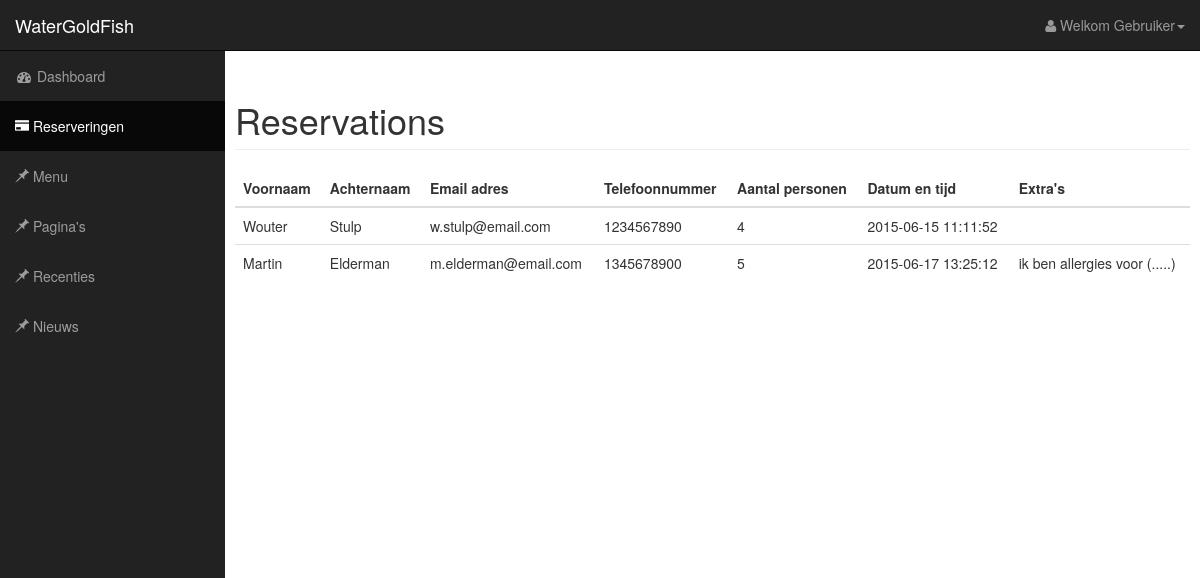
Page /reserveringen.php (signed in) on the committed database.
### tables this page shows
CREATE TABLE `reservations` (
`id` int(11) NOT NULL,
  `first_name` varchar(255) DEFAULT NULL,
  `last_name` varchar(255) DEFAULT NULL,
  `email` varchar(255) DEFAULT NULL,
  `phone_number` varchar(255) DEFAULT NULL,
  `number_of_persons` int(11) DEFAULT NULL,
  `datetime` datetime DEFAULT NULL,
  `extras` text
);

### libs/database.php (called while the page is built, shortened)
<?php
class DB {
	private static function connect(){
		$config = include('./config/database.php');
		$dns 	= $config['type'].':host='.$config['host'].';dbname='.$config['dbname'];
		return new PDO($dns, $config['user'], $config['password']);
	}
	public static function select($what, $from, $where = ''){
		$pdo = DB::connect();
		$query = "SELECT $what FROM $from";
		$return = $pdo->prepare($query);
		$return->execute();
		return $return->fetchAll();
	}
}

### reserveringen.php (the view, shortened to what this page needs)
<?php
    require_once 'libs/database.php';
?>
<!DOCTYPE html>
<html lang="en">
<head>
    <link href="css/bootstrap.min.css" rel="stylesheet">
    <link href="css/default.css" rel="stylesheet">
    <link href="fonts/font-awesome/css/font-awesome.min.css" rel="stylesheet" type="text/css">
</head>
<body>
<div id="wrapper">
    <?php
    $currentpage = "reserveringen";
    require_once 'assets/header.php';
    ?>
    <div id="page-wrapper">
        <div class="container-fluid">
            <div class="row">
                <form class="form-horizontal">
                    <fieldset>
                        <h1 class="page-header">Reservations</h1>
                        <table class="table table-hover">
                            <thead>
                            <tr>
                                <th>Voornaam</th>
                                <th>Achternaam</th>
                                <th>Email adres</th>
                                <th>Telefoonnummer</th>
                                <th>Aantal personen</th>
                                <th>Datum en tijd</th>
                                <th>Extra's</th>
                            </tr>
                            </thead>
                            <tbody>
                                <?php
                                    $reservations = json_decode(json_encode(DB::select('*', 'reservations')), false);
                                    foreach($reservations as $reservation) {
                                        echo '<tr>',
                                            '<td>', $reservation->first_name, '</td>',
                                            '<td>', $reservation->last_name, '</td>',
                                            '<td>', $reservation->email, '</td>',
                                            '<td>', $reservation->phone_number, '</td>',
                                            '<td>', $reservation->number_of_persons, '</td>',
                                            '<td>', $reservation->datetime, '</td>',
                                            '<td>', $reservation->extras, '</td>',
                                            '</tr>';
                                    }
                                ?>
                            </tbody>
                        </table>
                    </fieldset>
                </form>
            </div>
        </div>
    </div>
</div>
</body>
</html>

### assets/header.php (shortened to what this page needs)
<!DOCTYPE html>
<html lang="en">
<body>
<nav class="navbar navbar-inverse navbar-fixed-top" role="navigation">
    <div class="navbar-header">
        <a class="navbar-brand" href="index.php">WaterGoldFish</a>
    </div>
    <ul class="nav navbar-right top-nav">
        <li class="dropdown">
            <a href="#" class="dropdown-toggle" data-toggle="dropdown"><i class="fa fa-user"></i> Welkom Gebruiker<b class="caret"></b></a>
        </li>
    </ul>
    <div class="collapse navbar-collapse navbar-ex1-collapse">
        <ul class="nav navbar-nav side-nav">
            <li class= "<?php if($currentpage =='index'){echo 'active';}?>">
                <a href="index.php"><i class="fa fa-fw fa-dashboard"></i> Dashboard</a>
            </li>
            <li class="<?php if($currentpage =='reserveringen'){echo 'active';}?>">
                <a href="reserveringen.php"><i class=" glyphicon glyphicon-credit-card"></i> Reserveringen</a>
            </li>
            <li class="<?php if($currentpage =='menu'){echo 'active';}?>">
                <a href="menu.php"><i class="glyphicon glyphicon-pushpin"></i> Menu</a>
            </li>
            <li class="<?php if($currentpage =='pagina'){echo 'active';}?>">
                <a href="pagina.php?id=1"><i class="glyphicon glyphicon-pushpin"></i> Pagina's</a>
            </li>
            <li class="<?php if($currentpage =='recenties'){echo 'active';}?>">
                <a href="recenties.php"><i class="glyphicon glyphicon-pushpin"></i> Recenties</a>
            </li>
            <li class="<?php if($currentpage =='nieuws'){echo 'active';}?>">
                <a href="nieuws.php"><i class="glyphicon glyphicon-pushpin"></i> Nieuws</a>
            </li>
        </ul>
    </div>
</nav>
</body>
</html>

### css/default.css (style rules this page uses)
body { margin-top: 100px; background-color: #ffffff; adding-top:20px; }
@media (min-width:768px) { body { margin-top: 50px; } }
#wrapper { padding-left: 0; }
#page-wrapper { width: 100%; padding: 0; background-color: #fff; min-height: 500px;!important; }
@media (min-width:768px) { #wrapper { padding-left: 225px; } }
@media (min-width:768px) { #page-wrapper { padding: 10px; } }
.top-nav { padding: 0 15px; }
.top-nav>li { display: inline-block; float: left; }
.top-nav>li>a { padding-top: 15px; padding-bottom: 15px; line-height: 20px; color: #999; }
@media (min-width:768px) { .side-nav { position: fixed; top: 51px; left: 225px; width: 225px; margin-left: -225px; border: none; border-radius: 0; overflow-y: auto; background-color: #222; bottom: 0; overflow-x: hidden; padding-bottom: 40px; } }
@media (min-width:768px) { .side-nav>li>a { width: 225px; } }

### rows in the picture
reservations: first_name "Wouter", last_name "Stulp", email "w.stulp@email.com", phone_number "1234567890", number_of_persons "4", datetime "2015-06-15 11:11:52"
reservations: first_name "Martin", last_name "Elderman", email "m.elderman@email.com", phone_number "1345678900", number_of_persons "5", datetime "2015-06-17 13:25:12", extras "ik ben allergies voor (.....)"
